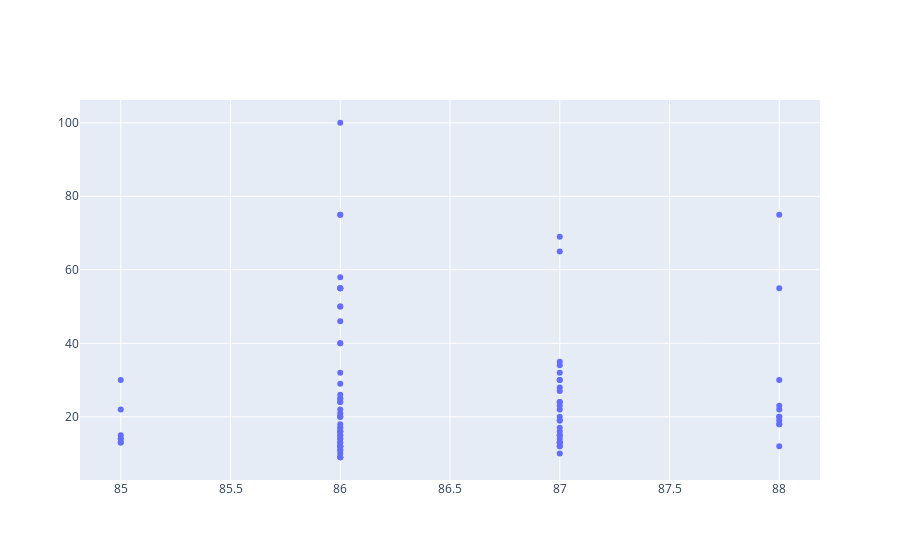

Write notebook code for a chart like this one.
### Code cell
import plotly.graph_objs as go

iplot([go.Scatter(x=reviews.head(100)['points'], y=reviews.head(1000)['price'], mode='markers')])

### Figure 1 — Plotly figure (JSON) as saved in the notebook; plotly's stock layout.template omitted (floating-point values rounded to 4 significant figures; data arrays with more than 128 entries replaced by an {"elided": "..."} marker saying what was removed)
{"data": [{"mode": "markers", "type": "scatter", "x": [87, 87, 87, 87, 87, 87, 87, 87, 87, 87, 87, 87, 87, 87, 87, 87, 87, 87, 87, 87, 87, 87, 87, 87, 87, 87, 87, 87, 87, 86, 86, 86, 86, 86, 86, 86, 86, 86, 86, 86, 86, 86, 86, 86, 86, 86, 86, 86, 86, 86, 86, 85, 85, 85, 85, 85, 85, 85, 85, 86, 86, 86, 86, 86, 86, 86, 86, 86, 86, 86, 86, 86, 86, 86, 86, 86, 86, 86, 86, 86, 86, 86, 86, 86, 86, 86, 86, 86, 86, 88, 88, 88, 88, 88, 88, 88, 88, 88, 88, 88], "y": {"elided": "1000 int values"}}], "layout": {}}
